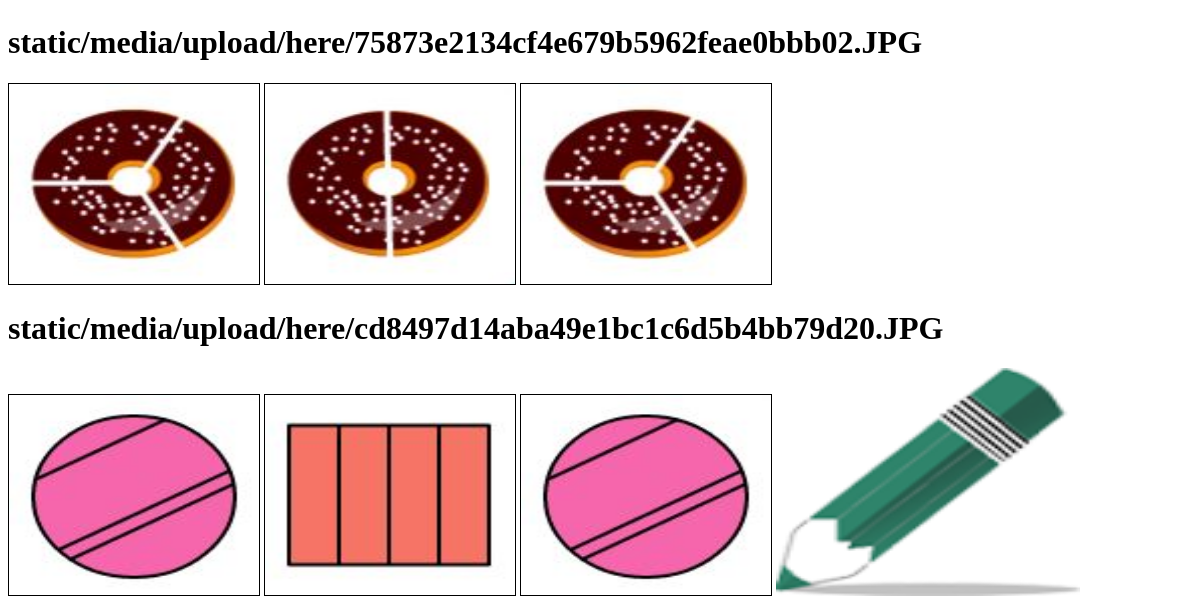
The page /games/ (lower part) on the database as committed earlier.
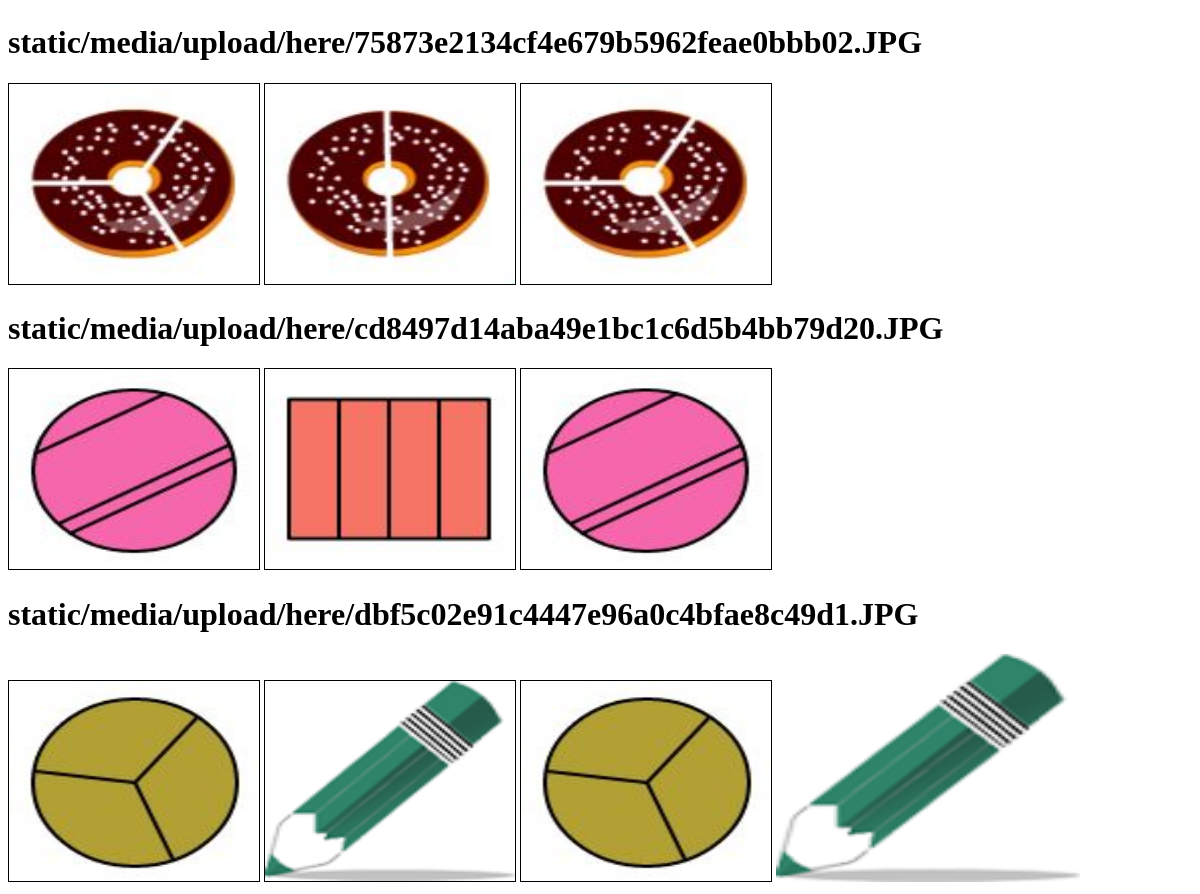
The same page on the database as committed later.
### kidGames/models.py (models this page shows, shortened)
class question(models.Model):
	category_id = models.SmallIntegerField(blank=False)
	question_number = models.SmallIntegerField(blank=False)
	question_string = models.CharField(max_length=120,blank=False, null=True)
	background = models.ImageField(upload_to=UploadToPathAndRename(os.path.join(MEDIA_URL, 'upload', 'here')), blank=True, null=True)
	img1 = models.ImageField(upload_to=UploadToPathAndRename(os.path.join(MEDIA_URL, 'upload', 'here')), blank=True, null=True)
	img2 = models.ImageField(upload_to=UploadToPathAndRename(os.path.join(MEDIA_URL, 'upload', 'here')), blank=True, null=True)
	img3 = models.ImageField(upload_to=UploadToPathAndRename(os.path.join(MEDIA_URL, 'upload', 'here')), blank=True, null=True)
	img4 = models.ImageField(upload_to=UploadToPathAndRename(os.path.join(MEDIA_URL, 'upload', 'here')), blank=True, null=True)
	img5 = models.ImageField(upload_to=UploadToPathAndRename(os.path.join(MEDIA_URL, 'upload', 'here')), blank=True, null=True)
	img6 = models.ImageField(upload_to=UploadToPathAndRename(os.path.join(MEDIA_URL, 'upload', 'here')), blank=True, null=True)
	img7 = models.ImageField(upload_to=UploadToPathAndRename(os.path.join(MEDIA_URL, 'upload', 'here')), blank=True, null=True)
	img8 = models.ImageField(upload_to=UploadToPathAndRename(os.path.join(MEDIA_URL, 'upload', 'here')), blank=True, null=True)
	img9 = models.ImageField(upload_to=UploadToPathAndRename(os.path.join(MEDIA_URL, 'upload', 'here')), blank=True, null=True)
	answeer = models.SmallIntegerField(blank=False)

### kidGames/views.py (the view)
def index(request):
    mystring = "this is a string"
    data = question.objects.all();
    return render(request,"home.html",{ "data": data})

### templates/home.html
{% for item in data %}
<h1>{{ item.img1 }}</h1>
{% if item.img1%}
	<img href= "/{{ item.img1}}" src="/{{ item.img1}}" height="200" width="250" border="1"/>
{% else %}
	<h1></h1>
{% endif %}
{% if item.img2%}
	<img href= "/{{ item.img2}}" src="/{{ item.img2}}" height="200" width="250" border="1"/>
{% else %}
	<h1></h1>
{% endif %}
{% load staticfiles %}
<img href= "/{{ item.img1}}" src="/{{ item.img1}}" height="200" width="250" border="1"/>
{% endfor %}
<link rel="stylesheet" type="text/css" href= {% static "abc.css" %}>
{% load staticfiles %}
<img href= "{% static "config.png"%}" src="{% static "config.png"%}"  alt="Mountain View" style="width:304px;height:228px;">

Rows that differ between the two databases and show on the page:
added question: img1 "static/media/upload/here/dbf5c02e91c4447e96a0c4bfae8c49d1.JPG", img1 (picture), img2 (picture)
